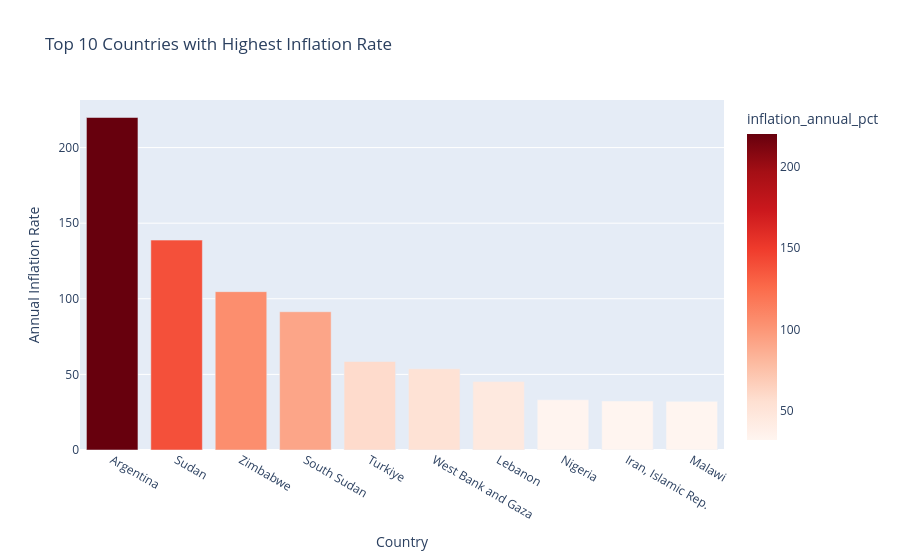

Source (notebook cell):
### Markdown cell above
## Top 10 Countries with Inflation

### Code cell
fig = px.bar(
    data_frame = top_30.head(10),
    x = "country",
    y = "inflation_annual_pct",
    color = "inflation_annual_pct",
    color_continuous_scale= px.colors.sequential.Reds,
    title = "Top 10 Countries with Highest Inflation Rate"
)
fig.update_layout(
    xaxis_title = "Country",
    yaxis_title = "Annual Inflation Rate"
)
fig.show()
#fig.write_image("images/top_10_countries_inflation.png", width=1600, height=900, scale=2)

### Figure 1 — Plotly figure (JSON) as saved in the notebook; plotly's stock layout.template omitted (floating-point values rounded to 4 significant figures)
{"data": [{"hovertemplate": "country=%{x}<br>inflation_annual_pct=%{marker.color}<extra></extra>", "legendgroup": "", "marker": {"color": [219.9, 138.8, 104.7, 91.44, 58.51, 53.67, 45.24, 33.24, 32.46, 32.18], "coloraxis": "coloraxis", "pattern": {"shape": ""}}, "name": "", "orientation": "v", "showlegend": false, "textposition": "auto", "type": "bar", "x": ["Argentina", "Sudan", "Zimbabwe", "South Sudan", "Turkiye", "West Bank and Gaza", "Lebanon", "Nigeria", "Iran, Islamic Rep.", "Malawi"], "xaxis": "x", "y": [219.9, 138.8, 104.7, 91.44, 58.51, 53.67, 45.24, 33.24, 32.46, 32.18], "yaxis": "y"}], "layout": {"barmode": "relative", "coloraxis": {"autocolorscale": false, "colorbar": {"title": {"text": "inflation_annual_pct"}}, "colorscale": [[0, "rgb(255,245,240)"], [0.125, "rgb(254,224,210)"], [0.25, "rgb(252,187,161)"], [0.375, "rgb(252,146,114)"], [0.5, "rgb(251,106,74)"], [0.625, "rgb(239,59,44)"], [0.75, "rgb(203,24,29)"], [0.875, "rgb(165,15,21)"], [1, "rgb(103,0,13)"]]}, "legend": {"tracegroupgap": 0}, "title": {"text": "Top 10 Countries with Highest Inflation Rate"}, "xaxis": {"anchor": "y", "domain": [0, 1], "title": {"text": "Country"}}, "yaxis": {"anchor": "x", "domain": [0, 1], "title": {"text": "Annual Inflation Rate"}}}}
